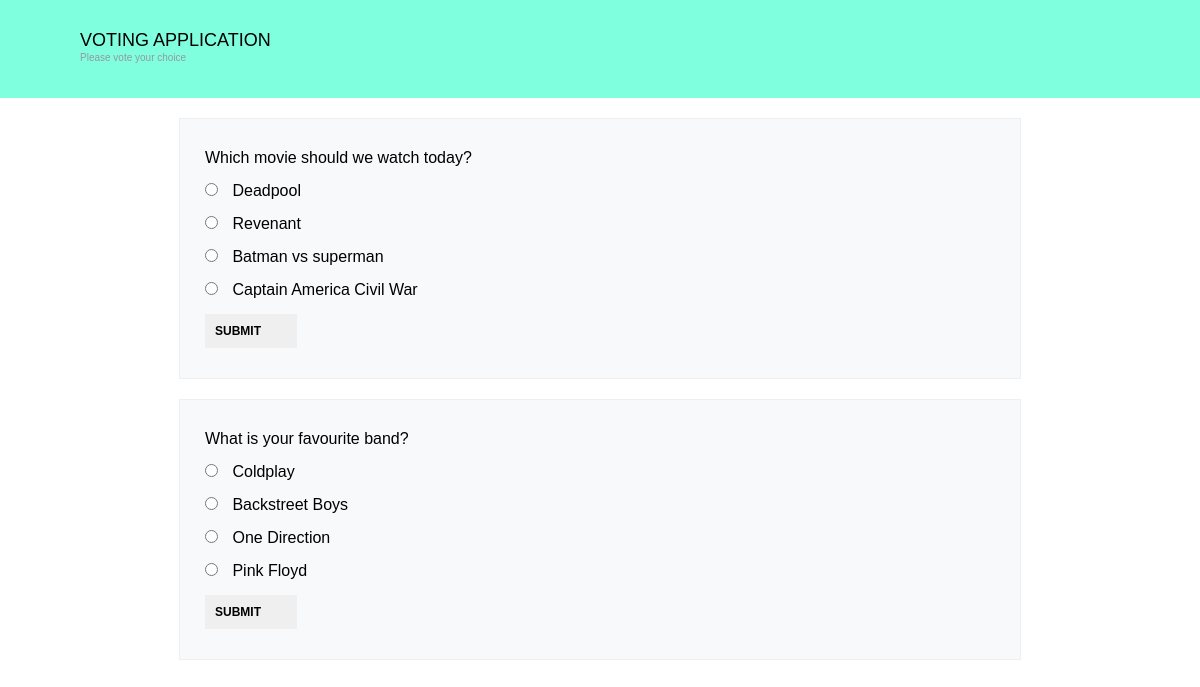
Page /questions/ (signed in) on the committed database.
### vote/models.py (models this page shows)
class Question(models.Model):
	question_text = models.CharField(max_length=300)
	is_published = models.IntegerField(default=0)

class Question_option(models.Model):
	question = models.ForeignKey(Question, on_delete=models.CASCADE)
	option_text = models.CharField(max_length=60)

### vote/views.py (the view)
# urls.py: url(r'^questions/', vote.views.ListQuestions),
@login_required
def ListQuestions(request):
    print 'LIST QUESTION'
    class Question_data:
        def __init__(self, question_id, question_text):
            self.id = question_id
            self.question_text = question_text
            is_taken = Vote.objects.filter(question_id=question_id).filter(username=request.user.username).count()
            print 'is taken is '+str(is_taken)+' for question '+str(question_id)+' and user '+request.user.username
            if is_taken>0:
                self.is_disabled = True
                self.style = 'disabled-question-content'
            else:
                self.is_disabled = False
                self.style = 'question-content'
            ops = Question_option.objects.filter(question_id=question_id)
            self.options = []
            for op in ops:
                    self.options.append({'text': op.option_text, 'id': op.id})
    questions = []
    for question in Question.objects.all():
        questions.append(Question_data(question.id, question.question_text))
    if request.session.has_key('message'):
        message_text = request.session['message']
        del request.session['message']
    else:
        message_text = ''
    context={'questions': questions, 'message': message_text}
    return render(request, 'vote/questions.html', context=context)

### vote/templates/vote/questions.html (shortened to what this page needs)
<html>
	<head>
		{% load staticfiles %}
		<link rel='stylesheet' type='text/css' href='{% static 'vote/loginstyle2.css' %}'>
	</head>
	<body>
		<div id="header">
			<div class="page-full-width cf">
				<div id="login-intro" class="fl">
					<h1>Voting Application</h1>
					<h5>Please vote your choice</h5>
				</div>
			</div>
		</div>
		{% for question in questions %}
		<div id='{{question.style}}'>
			<div id='question-inner-div'>
			{{question.question_text}}
			<div class={{css_style}}>
				<form action='/votequestion/{{question.id}}' method='POST'> {% csrf_token %}
				{% for option in question.options %}
				<div id='question-options'>
					{% if question.is_disabled %}
					<input type='radio' name='{{question.id}}' value='{{option.id}}' disabled = 'True'>
					{% else %}
					<input type='radio' name='{{question.id}}' value='{{option.id}}'>
					{% endif %}
					{{option.text}}
				</div>
				{% endfor %}
				<input id='submit' type='submit'>
				</form>
			</div>
			</div>
		</div>
		{% endfor %}
	</body>
</html>

### vote/static/vote/loginstyle2.css (style rules this page uses)
*, html, body, div, dl, dt, dd, ul, ol, li, h1, h2, h3, h4, h5, h6, pre, form, label, fieldset, input, p, blockquote, th, td { margin: 0; padding: 0; }
h1, h2, h3, h4, h5, h6 { font-weight: normal; }
body { font-size: 1em; }
.cf:before, .cf:after { content: ""; display: table; }
.cf:after { clear:both; }
.cf { zoom: 1; }
.fl { float: left; }
h1, h2, h3, h4, h5, h6 { margin-bottom: 0.625em; }
body, form { font-family: "Droid Sans", Helvetica, Arial, sans-serif; line-height: 1.125em; }
p, .button, form input, ul#nav li ul, ul#tabs, div.side-menu ul li a, table, .information-box, .confirmation-box, .error-box, .warning-box, ol, .regular-ul, .custom-ul, blockquote, cite { font-size: 0.75em; }
h1 { font-size: 1.125em; font-family: "Droid Sans", Helvetica, Arial, sans-serif; }
h5 { font-size: 0.625em; }
.page-full-width { padding: 0 1.875em; }
form input[type="checkbox"], form input[type="radio"] { margin-right: 0.833em; }
form input[type="submit"] { border: none; cursor: pointer; padding: 0.833em; background-position: right center; padding-right: 3em; background-repeat: no-repeat; font-weight: bold; text-transform: uppercase; }
div#header { background: #80ffdf; padding: 1.25em 0; }
div#login-intro { background: transparent no-repeat left center; padding: 0.312em 0 0.312em 3.125em; }
div#login-intro h1 { text-transform: uppercase; margin: 0.312em 0 0 0; }
div#login-intro h5 { color: #9498a1; }
div#question-content { background: #f8f9fa repeat-x left bottom; border: 1px solid #eeefef; padding: 1.875em 0; margin: 20 auto; width: 70%; }
div#question-inner-div { margin-left: 25px; }
div#question-options { margin-top: 15px; margin-bottom: 15px; }

### rows in the picture
Question: question_text "Which movie should we watch today?"
Question_option: text "Deadpool"
Question_option: text "Revenant"
Question_option: text "Batman vs superman"
Question_option: text "Captain America Civil War"
Question: question_text "What is your favourite band?"
Question_option: text "Coldplay"
Question_option: text "Backstreet Boys"
Question_option: text "One Direction"
Question_option: text "Pink Floyd"
